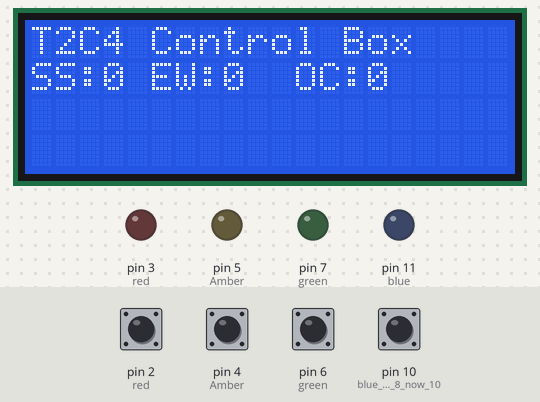
The sketch below on a simulated Arduino Uno, built with avr-gcc and run on an emulated ATmega328P. Shown: 20×4 character LCD, output pins drawn as LEDs (lit = HIGH). The test bench sets the inputs (shaded band); at power-on: pin 2 (red), pin 4 (Amber), pin 6 (green), pin 10 (blue_-_was_8_now_10) HIGH. What the sketch prints to the serial monitor is not drawn.

Above: at 1.2 s.
1.3 s: pin 2 (red) pulled LOW for 1 s
At 3.1 s:
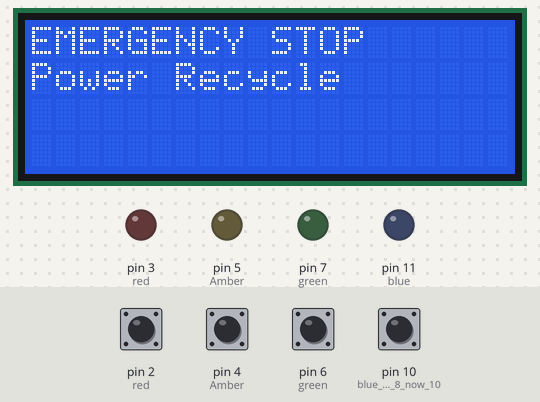
3.8 s: pin 4 (Amber) pulled LOW for 0.15 s
At 3.87 s:
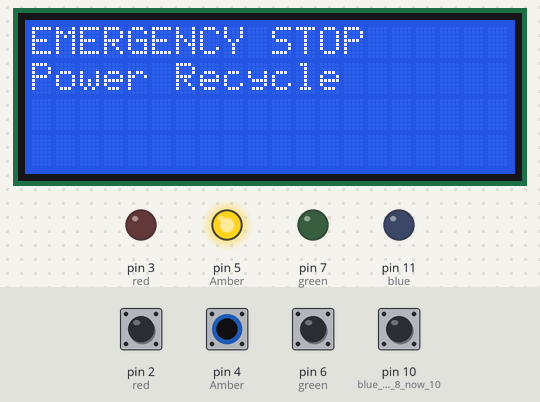
5.4 s: pin 6 (green) pulled LOW for 0.15 s
At 5.47 s:
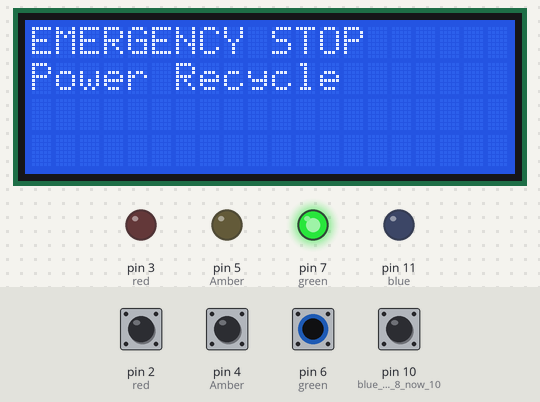
7.0 s: pin 10 (blue_-_was_8_now_10) pulled LOW for 0.15 s
At 7.07 s:
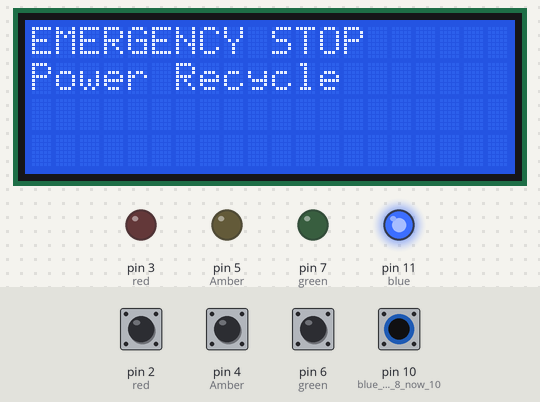
8.6 s: pin 2 (red) driven LOW and pin 4 (Amber) driven LOW
At 9.1 s:
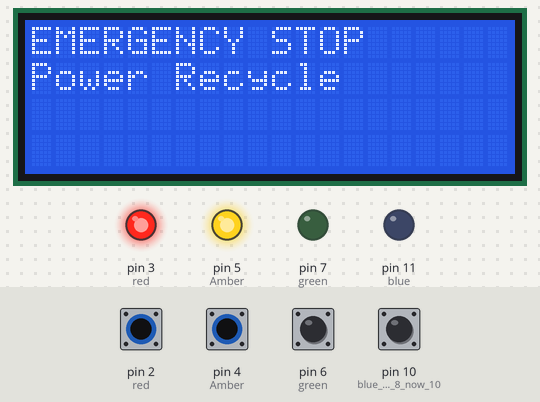
10.1 s: pin 6 (green) pulled LOW for 1 s
At 10.9 s:
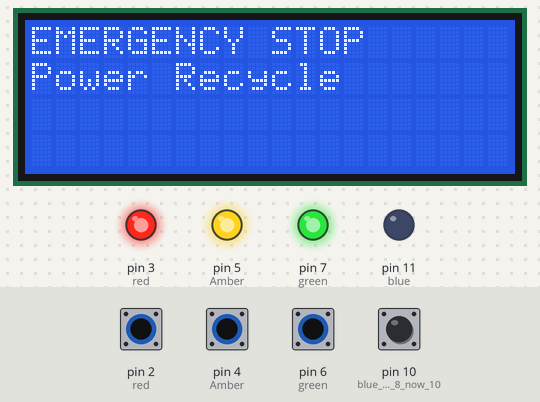
Timing chart, 0 to 13.1 s (numbered marks = the images above; inputs shaded):
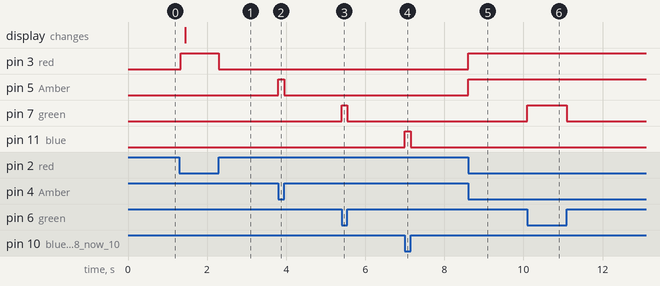

Measured:
- after the input at 1.3 s, pin 3 (red): LOW → HIGH at once, → LOW 0.96 s later; the display: changes after 0.14 s (image 1)
- after the input at 3.8 s, pin 5 (Amber): LOW → HIGH at once, → LOW 0.15 s later
- after the input at 5.4 s, pin 7 (green): LOW → HIGH at once, → LOW 0.15 s later
- after the input at 7.0 s, pin 11 (blue): LOW → HIGH at once, → LOW 0.15 s later
- after the input at 8.6 s, pin 3 (red), pin 5 (Amber): LOW → HIGH at once
- after the input at 10.1 s, pin 7 (green): LOW → HIGH at once, → LOW 1.0 s later

The sketch:

Control_Box.ino
```cpp
#include <Wire.h>
#include <LiquidCrystal_I2C.h>

LiquidCrystal_I2C lcd(0x27,20,4);

/* The following Global variables control the state of the control box, the methods that is changing
 *  these values are:
 *  - read_buttons
 *  - check_contradictions
 */
boolean states [4] = { 0, 0, 0, 0 }; // stop/start, west/east, open/close, e-stop
boolean prev_states [4] = { 0, 0, 0, 0 }; // stop/start, close/open, west/east, e-stop
char button_states [3] = { 0, 0, 0 }; // previous states, same as above without e-stop.

// the following Global variables control the features of the program, this includes the loop timer,
// and the e-stop feature.
unsigned long idle_timer;
boolean idle = false;
boolean e_stopped = false;

/* the following Global variables control the information for the bluetooth. Received_value, represents
 * the value we receive from the bluetooth. out_char represents the value we send over the bluetooth.
*/
char received_value = ' ';
char out_char;

void setup() {

  // the setting up of the LCD display
  lcd.init();
  lcd.backlight();

  // Method is printing the value of the group's name, and the current states of the control box
  idle_print();

  // The following commandments, are setting the pins, for the Arduino
  pinMode(2, INPUT_PULLUP); // red
  pinMode(4, INPUT_PULLUP); // Amber
  pinMode(6, INPUT_PULLUP); // green
  pinMode(10, INPUT_PULLUP); // blue - was 8 now 10
  pinMode(3, OUTPUT); // red
  pinMode(5, OUTPUT); // Amber
  pinMode(7, OUTPUT); // green
  pinMode(11, OUTPUT); // blue

  // These digitalwrites, are setting all the buttons, making sure that they are off
  digitalWrite(3, LOW);
  digitalWrite(5, LOW);
  digitalWrite(7, LOW);
  digitalWrite(11, LOW); // was 9 now 11

  // setting up the serial output panel
  Serial.begin(9600);
  //setupBT(); // <-- we cannot uncomment this until M4, fixes the bluetooth connections.
  print_state();
}

void loop() {
  // Calculates the current time to milli-seconds, this is for the feature making sure the
  // loop count sends data at a rate of 10ms. Check
  unsigned long loop_time = millis ();

  // Updating Button Value inputs
  read_buttons();
  check_contradictions();

  // Read_in bluetooth values
  //received_value = readBT(); // <-- Same as above, cannot implement util resolution by M4

  // Display messages
  // This funciton displays the meanings of the chaning of the states. For different messages
  // change the strings.
  display_msg();

  // the condition, contains the variable that represents the e-stop. If pressed, the button will
  // not eter the condition.
  if (!e_stopped) {
    sendData();

  }
  // When the Control box's states have not been changed. After three seconds, the control
  if ((millis() - idle_timer)/1000 > 3 && !idle) {
    idle_print();
  }

  // Keeping the loop within 10ms
  // If there is a problem in the lab with the code remove these two lines
//  if ((10-(millis() - loop_time)) > 0) {
//    delay ((10-(millis() - loop_time))/1000);
//  }
}

/* the following method is use to check the states commanded by the user, and the previous
 *  states before the button press. This is for the purpose of making sure that the
 *  commands do not conflict with the expressed usability of the train. Ιf there are
 *  conflicts on a command, the state of that command will be rolled-back to its previous
 *  state.
 */
void check_contradictions () {
  // just some screen stuff
  lcd.setCursor(0,0);

  // PREVIOUS STATE: train is moving (states[0]), and doors are closed (states[2]).
  // UPPDATED STATE: train is moving (states[0]), command sent to open doors (states[2]).
  if ((states[0] == 1 && prev_states[0] == 1) && (prev_states[2] == 0 && states[2] == 1)) {
    print_state(); // printing the current state to the serial output
    // If true, then conflict on the state for the doors, will be rolled back.
    states[2] = prev_states[2]; // revert to the previous state.

    // Displaying of the message
    lcd.clear();
    Serial.println("COMMAND CONFLICT: CANNOT OPEN DOORS WHILE TRAIN MOVING");
    lcd.print("COMMAND CONFLICT");
    lcd.setCursor(0,1); lcd.print("FIRST STOP TRAIN");
  }
  // PREVIOUS STATE: train is stationary (states[0]), and doors are open (states[2])
  // UPDATED STATE: command sent to move train (states[0]), with open doors (states[2])
  if ((states[0] == 1 && prev_states[0] == 0) && (prev_states[2] == 1 && prev_states[2] == 1)) {
    print_state(); // printing the current state to the serial output
    states[0] = prev_states[0]; // if true, then conflict on the state for the movement, will be
    // rolled back to the previous state.

    //Displaying of the message
    lcd.clear();
    Serial.println("COMMAND CONFLICT: CANNOT START WHILE DOORS OPEN");
    lcd.print("COMMAND CONFLICT");
    lcd.setCursor(0,1); lcd.print("FIRST CLOSE DOORS");
  }
}

void read_buttons() {
  // The following method, has to do with the management of the buttons, including the LEDs, and
  // the reading of the buttons.
  func_leds();
  if (!e_stopped) {
    int in_values [4] = { digitalRead (4), digitalRead(6), digitalRead(10), digitalRead(2) };
    int i;

    // loops through the first three buttons. not including the e-stop button.
    for (i = 0; i < 3; i = i + 1) {
      if (in_values[i] != button_states[i]) {
        button_states[i] = in_values[i];
        if (in_values[i] == LOW) {

          // This is for the method 'loop()'. This will reset the idle timer
          idle_timer = millis();
          idle = false;

          // The storing of the previous states, and the update of the new states.
          prev_states[i] = states[i];
          states[i] = !states[i];
        }
      }
    }

    if (in_values[3] == LOW) { // E-stop is special
      states[3] = !states[3];
    }
  }
}
void display_msg (){
  /*
   * Method is called for the printing of the current states and their meanings.
   */
  if (!e_stopped) {
   //  if (received_value == ' ') { //checks if we are receiving any data from state machine

      if (states[3] == 1) { // E-STOPP Engaged.
        e_stopped = true;

        Serial.println("COMMAND: EMERGENCY STOP");
        Serial.println("------------------------");
        Serial.println("Execute power recycle");

        lcd.clear();
        lcd.setCursor(0,0); lcd.print("EMERGENCY STOP");
        lcd.setCursor(0,1); lcd.print("Power Recycle");

      } else {

        // START/STOP FUNCTIONALITY
        // FUNCTIONALITY ON AMBER BUTTON
        if (states[0] != prev_states[0]) {

          lcd.clear();
          lcd.setCursor(0,0);

          if (states[0] == 1) { // TRAIN IS MOVING
            Serial.println("COMMAND: START TRAIN");
            lcd.print("START TRAIN");

          } else { // STOPPING THE TRAIN
            Serial.println("COMMAND: STOP TRAIN");
            lcd.print("STOP TRAIN");

          }
          prev_states[0] = states[0];
        }

        // OPEN/CLOSE FUNCTIONALITY
        // FUNCTIONALITY ON GREEN BUTTON
        if (states[2] != prev_states[2]) {

          lcd.clear();
          lcd.setCursor(0,0);

          if (states[2] == 1) { //DOORS OPEN

            Serial.println("COMMAND: OPEN TRAIN DOORS");
             lcd.print("OPEN DOORS");

          } else { // DOORS CLOSE

            Serial.println("COMMAND: CLOSE TRAIN DOORS");
            lcd.print("CLOSE DOORS");

          }
          prev_states[2] = states[2];
        }

        // EAST/WEST FUNCTIONALITY
        // FUNCTIONALITY ON BLUE BUTTON
        if (states[1] != prev_states[1]) {

          lcd.clear();
          lcd.setCursor(0,0);lcd.print("DIRECTION CHANGE");
          lcd.setCursor(0,1);
          if (states[1] == 1) { // WEST
            Serial.println("COMMAND: DIRECTION WEST");

            lcd.print("WEST");

          } else { // EAST
            Serial.println("COMMAND: DIRECTION EAST");

            lcd.print("EAST");

          }
          prev_states[1] = states[1];
        }
      }
//    } else {
//      print_code(received_value);
//    }
  }
}

void sendData() {
  // the following method sends the data to the bluetooth.
  char SendingChars[6] = {'P', 'R', 'T', 'V', 'X', '\\'}; //ASCII CODES TO SEND VIA A BLUETOOTH MODULE
  char base_char = 'P';
  // this is the creating of the char value
  for (int i = 0; i < 4 ; i++) { // setting of the first 4 bits of the ASCII char
    base_char = (base_char << 1) + states[i];// collects the starting bits
  }
  // adding the offset, is setting the top 4 bits of the ASCII char
  out_char = base_char + 80; //adds the offset to send any of the above characters

  // checking that the char is an actual valid char.
  for (int j = 0; j < sizeof(SendingChars); j++) {
    if ((out_char & SendingChars[j]) == out_char) {
      sendBT(out_char); //character to send over
    }
  }
}
void print_code (char code) {
  if (code != out_char) {
    Serial.println(code);
  }
}
void print_state () {
  Serial.print("SS:"); Serial.print(states[0]);
  Serial.print("OC:"); Serial.print(states[1]);
  Serial.print("EW:"); Serial.println(states[2]);
}
void idle_print() {
  idle = true;
  lcd.clear();
  lcd.setCursor(0, 0); lcd.print("T2C4 Control Box");
  lcd.setCursor(0,1);
  lcd.print("SS:"); lcd.print(states[0]);
  lcd.print(" EW:"); lcd.print(states[1]);
  lcd.print("  OC:"); lcd.print(states[2]);
}

void func_leds(){
  if (digitalRead(4) == LOW){
    digitalWrite(5,HIGH);
  } else{
    digitalWrite(5,LOW);
  }

  if (digitalRead(6) == LOW){
    digitalWrite(7,HIGH);
  } else{
    digitalWrite(7,LOW);
  }

  if (digitalRead(2) == LOW){
    digitalWrite(3,HIGH);
  } else{
    digitalWrite(3,LOW);
  }

    if (digitalRead(10) == LOW){
    digitalWrite(11,HIGH);
  } else{
    digitalWrite(11,LOW);
  }
}
```

Methods.ino
```cpp
#include <AltSoftSerial.h>
AltSoftSerial BTserial;

void setupBT(){
  // initiate communications to HM-10 master module

  BTserial.begin(9600);  //setting pin 9 to high
}
// This method will only work if there is no active connection between the modules.
void forceConnection() {
  BTserial.print("AT+IMME1"); // set Manual Connection Mode -> ON
  BTserial.print("AT+ROLE1"); // set role to MASTER
  BTserial.print("AT+RESET" ); // reset module
  BTserial.print("AT+COND43639D8A20A"); // connect to physically-specified HM-10 module
  BTserial.print("AT+IMME0"); // set Auto Connection Mode -> ON
  BTserial.print("AT+RESET"); // reset module
}

// Receive status messages from State Machine over Bluetooth.
char readBT(){
  if (BTserial.available()){
    char c = BTserial.read();
    Serial.println((String)"Received: " + c);
    return c;
  }
}

// Send command characters to State Machine over Bluetooth.
void sendBT(char command){
  BTserial.write(command);
  Serial.println((String)"Sent: " + command);
}
```
